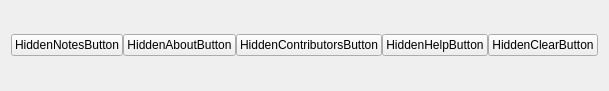
   <widget class="QFrame" name="horizontalFrame">
    <property name="geometry">
     <rect>
      <x>300</x>
      <y>50</y>
      <width>215</width>
      <height>91</height>
     </rect>
    </property>
    <layout class="QHBoxLayout" name="horizontalLayout">
     <property name="spacing">
      <number>0</number>
     </property>
     <item>
      <widget class="QPushButton" name="HiddenNotesButton">
       <property name="text">
        <string>HiddenNotesButton</string>
       </property>
       <property name="shortcut">
        <string>`</string>
       </property>
      </widget>
     </item>
     <item>
      <widget class="QPushButton" name="HiddenAboutButton">
       <property name="text">
        <string>HiddenAboutButton</string>
       </property>
       <property name="shortcut">
        <string>Ctrl+A</string>
       </property>
      </widget>
     </item>
     <item>
      <widget class="QPushButton" name="HiddenContributorsButton">
       <property name="text">
        <string>HiddenContributorsButton</string>
       </property>
       <property name="shortcut">
        <string>Ctrl+C</string>
       </property>
      </widget>
     </item>
     <item>
      <widget class="QPushButton" name="HiddenHelpButton">
       <property name="text">
        <string>HiddenHelpButton</string>
       </property>
       <property name="shortcut">
        <string>Ctrl+H</string>
       </property>
      </widget>
     </item>
     <item>
      <widget class="QPushButton" name="HiddenClearButton">
       <property name="text">
        <string>HiddenClearButton</string>
       </property>
      </widget>
     </item>
    </layout>
   </widget>
